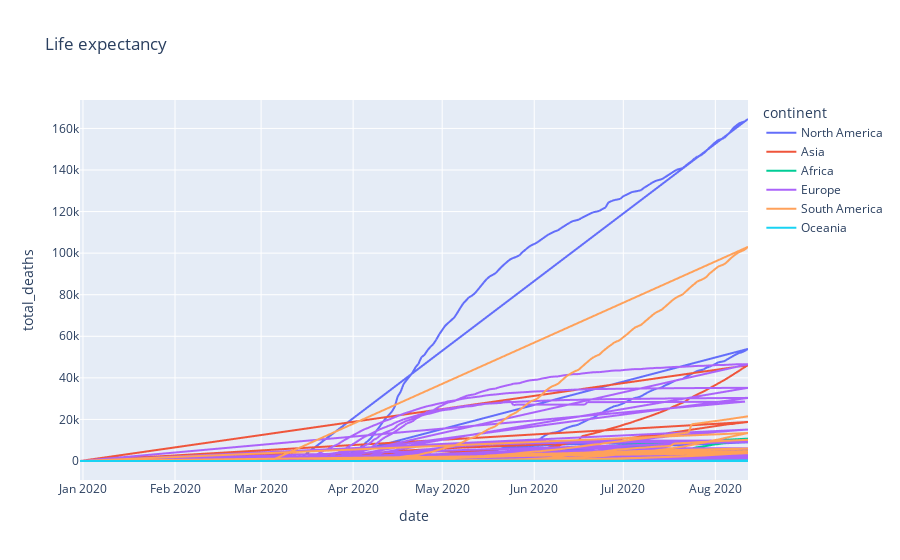

Notebook code cell kept with this figure:
### Markdown cell above
2. Plot a bar plot with plotly express for average death number that compares continents.

### Code cell
df2=df[df.iso_code.notnull()] 
df2=df[df.continent.notnull()] 

fig = px.line(df2, x="date", y="total_deaths", title='Life expectancy', color='continent')
fig.show()

### Figure 1 — Plotly figure (JSON) as saved in the notebook; plotly's stock layout.template omitted (floating-point values rounded to 4 significant figures; data arrays with more than 128 entries replaced by an {"elided": "..."} marker saying what was removed)
{"data": [{"hovertemplate": "continent=North America<br>date=%{x}<br>total_deaths=%{y}<extra></extra>", "legendgroup": "North America", "line": {"color": "#636efa", "dash": "solid"}, "mode": "lines", "name": "North America", "showlegend": true, "type": "scattergl", "x": {"elided": "5551 str values"}, "xaxis": "x", "y": {"elided": "5551 int values"}, "yaxis": "y"}, {"hovertemplate": "continent=Asia<br>date=%{x}<br>total_deaths=%{y}<extra></extra>", "legendgroup": "Asia", "line": {"color": "#EF553B", "dash": "solid"}, "mode": "lines", "name": "Asia", "showlegend": true, "type": "scattergl", "x": {"elided": "8902 str values"}, "xaxis": "x", "y": {"elided": "8902 int values"}, "yaxis": "y"}, {"hovertemplate": "continent=Africa<br>date=%{x}<br>total_deaths=%{y}<extra></extra>", "legendgroup": "Africa", "line": {"color": "#00cc96", "dash": "solid"}, "mode": "lines", "name": "Africa", "showlegend": true, "type": "scattergl", "x": {"elided": "8249 str values"}, "xaxis": "x", "y": {"elided": "8249 int values"}, "yaxis": "y"}, {"hovertemplate": "continent=Europe<br>date=%{x}<br>total_deaths=%{y}<extra></extra>", "legendgroup": "Europe", "line": {"color": "#ab63fa", "dash": "solid"}, "mode": "lines", "name": "Europe", "showlegend": true, "type": "scattergl", "x": {"elided": "9833 str values"}, "xaxis": "x", "y": {"elided": "9833 int values"}, "yaxis": "y"}, {"hovertemplate": "continent=South America<br>date=%{x}<br>total_deaths=%{y}<extra></extra>", "legendgroup": "South America", "line": {"color": "#FFA15A", "dash": "solid"}, "mode": "lines", "name": "South America", "showlegend": true, "type": "scattergl", "x": {"elided": "2157 str values"}, "xaxis": "x", "y": {"elided": "2157 int values"}, "yaxis": "y"}, {"hovertemplate": "continent=Oceania<br>date=%{x}<br>total_deaths=%{y}<extra></extra>", "legendgroup": "Oceania", "line": {"color": "#19d3f3", "dash": "solid"}, "mode": "lines", "name": "Oceania", "showlegend": true, "type": "scattergl", "x": {"elided": "1365 str values"}, "xaxis": "x", "y": {"elided": "1365 int values"}, "yaxis": "y"}], "layout": {"legend": {"title": {"text": "continent"}, "tracegroupgap": 0}, "title": {"text": "Life expectancy"}, "xaxis": {"anchor": "y", "domain": [0, 1], "title": {"text": "date"}}, "yaxis": {"anchor": "x", "domain": [0, 1], "title": {"text": "total_deaths"}}}}
